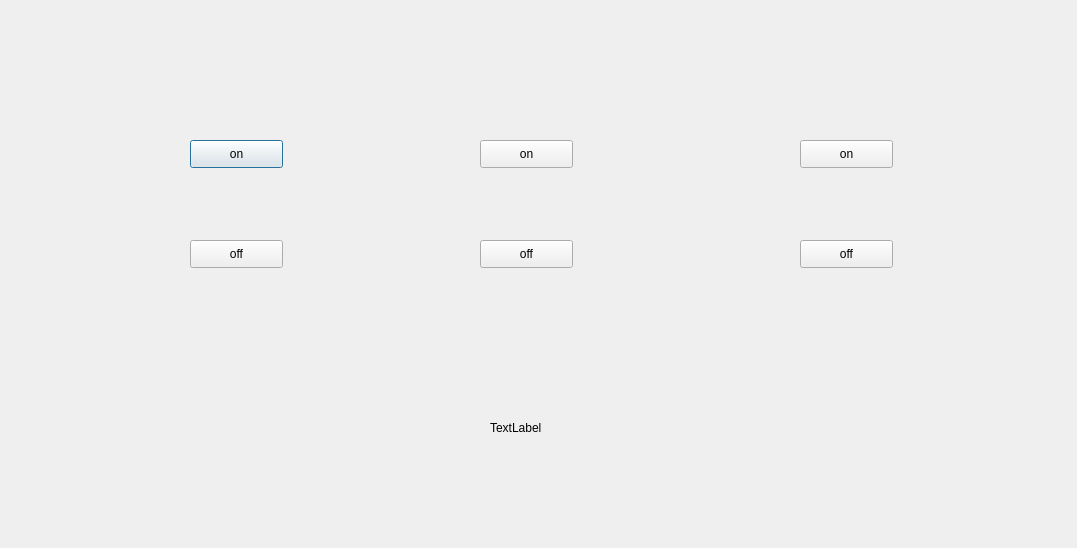
<?xml version="1.0" encoding="UTF-8"?>
<ui version="4.0">
 <class>arduinoadem</class>
 <widget class="QDialog" name="arduinoadem">
  <property name="geometry">
   <rect>
    <x>0</x>
    <y>0</y>
    <width>1077</width>
    <height>548</height>
   </rect>
  </property>
  <property name="windowTitle">
   <string>Dialog</string>
  </property>
  <widget class="QPushButton" name="on1">
   <property name="geometry">
    <rect>
     <x>190</x>
     <y>140</y>
     <width>93</width>
     <height>28</height>
    </rect>
   </property>
   <property name="text">
    <string>on</string>
   </property>
  </widget>
  <widget class="QPushButton" name="off1">
   <property name="geometry">
    <rect>
     <x>190</x>
     <y>240</y>
     <width>93</width>
     <height>28</height>
    </rect>
   </property>
   <property name="text">
    <string>off</string>
   </property>
  </widget>
  <widget class="QPushButton" name="on2">
   <property name="geometry">
    <rect>
     <x>480</x>
     <y>140</y>
     <width>93</width>
     <height>28</height>
    </rect>
   </property>
   <property name="text">
    <string>on</string>
   </property>
  </widget>
  <widget class="QPushButton" name="off2">
   <property name="geometry">
    <rect>
     <x>480</x>
     <y>240</y>
     <width>93</width>
     <height>28</height>
    </rect>
   </property>
   <property name="text">
    <string>off</string>
   </property>
  </widget>
  <widget class="QPushButton" name="on3">
   <property name="geometry">
    <rect>
     <x>800</x>
     <y>140</y>
     <width>93</width>
     <height>28</height>
    </rect>
   </property>
   <property name="text">
    <string>on</string>
   </property>
  </widget>
  <widget class="QPushButton" name="off3">
   <property name="geometry">
    <rect>
     <x>800</x>
     <y>240</y>
     <width>93</width>
     <height>28</height>
    </rect>
   </property>
   <property name="text">
    <string>off</string>
   </property>
  </widget>
  <widget class="QLabel" name="label">
   <property name="geometry">
    <rect>
     <x>490</x>
     <y>420</y>
     <width>55</width>
     <height>16</height>
    </rect>
   </property>
   <property name="text">
    <string>TextLabel</string>
   </property>
  </widget>
 </widget>
 <resources/>
 <connections/>
</ui>
